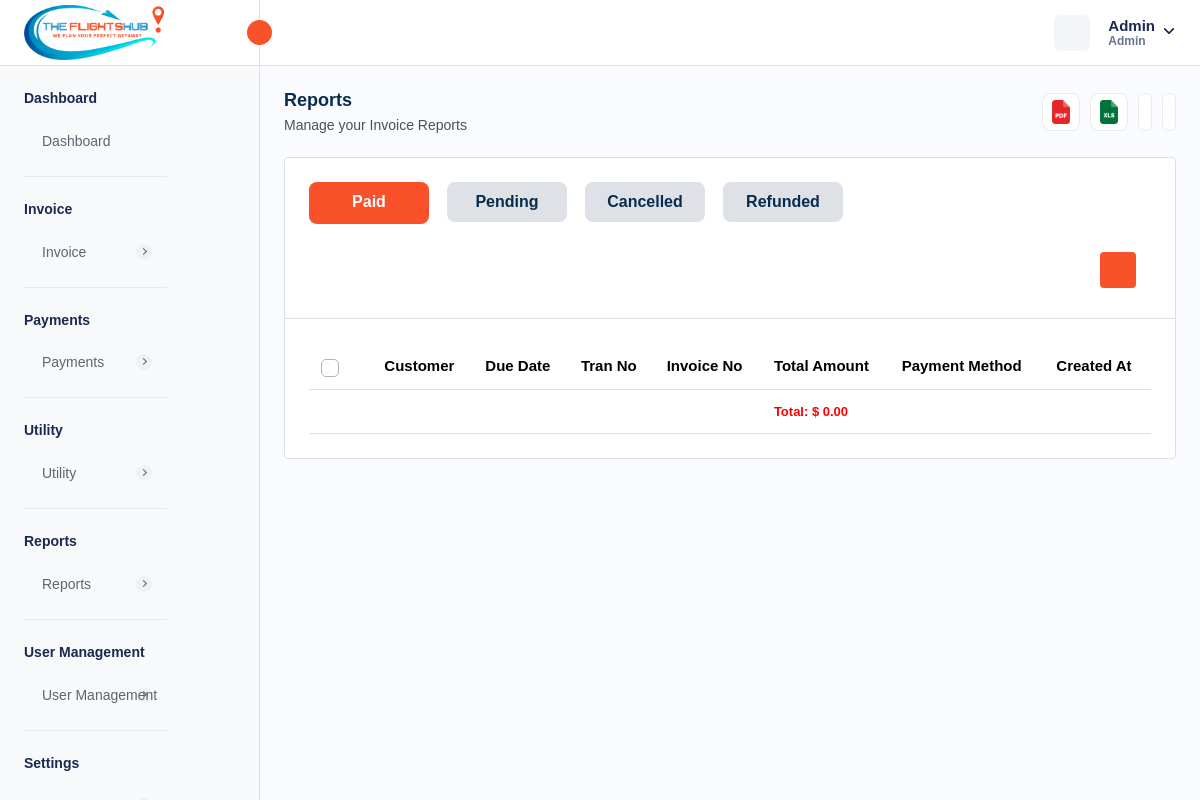
/reports.php (signed in), run on the app's committed database.
### tables this page shows
CREATE TABLE `company_settings` (
  `company_id` int NOT NULL AUTO_INCREMENT,
  `company_name` varchar(255) DEFAULT NULL,
  `company_email` varchar(255) DEFAULT NULL,
  `company_phone` varchar(20) DEFAULT NULL,
  `company_website` varchar(255) DEFAULT NULL,
  `company_logo` varchar(255) DEFAULT NULL,
  `favicon` varchar(255) DEFAULT NULL,
  `address` text,
  `country` varchar(100) DEFAULT NULL,
  `state` varchar(100) DEFAULT NULL,
  `city` varchar(100) DEFAULT NULL,
  `postal_code` varchar(20) DEFAULT NULL,
  `gst_number` varchar(255) DEFAULT NULL,
  `bz_number` varchar(255) DEFAULT NULL,
  `created_at` timestamp NULL DEFAULT CURRENT_TIMESTAMP,
  `updated_at` timestamp NULL DEFAULT CURRENT_TIMESTAMP ON UPDATE CURRENT_TIMESTAMP,
  PRIMARY KEY (`company_id`)
);

CREATE TABLE `localization_settings` (
  `id` int NOT NULL AUTO_INCREMENT,
  `language` varchar(50) DEFAULT 'English',
  `timezone` varchar(100) DEFAULT 'UTC',
  `date_format` varchar(20) DEFAULT 'd M Y',
  `time_format` varchar(10) DEFAULT '12',
  `currency_id` int DEFAULT NULL,
  `created_at` datetime DEFAULT CURRENT_TIMESTAMP,
  `updated_at` datetime DEFAULT CURRENT_TIMESTAMP ON UPDATE CURRENT_TIMESTAMP,
  PRIMARY KEY (`id`)
);

CREATE TABLE `currency` (
  `currency_id` int NOT NULL AUTO_INCREMENT,
  `currency_name` varchar(255) DEFAULT NULL,
  `currency_code` varchar(45) DEFAULT NULL,
  `currency_symbol` varchar(45) DEFAULT NULL,
  `currency_rate` decimal(10,2) DEFAULT NULL,
  `created_at` timestamp NULL DEFAULT CURRENT_TIMESTAMP,
  `updated_at` timestamp NULL DEFAULT NULL,
  `is_active` int DEFAULT '1',
  PRIMARY KEY (`currency_id`)
);

### reports.php (the view, shortened to what this page needs)
<?php
require "./database/config.php";
try {
    $stmtFetchCompanySettings = $db->prepare("SELECT * FROM company_settings");
    $stmtFetchCompanySettings->execute();
    $companySettings = $stmtFetchCompanySettings->get_result()->fetch_array(MYSQLI_ASSOC);
    $stmtFetchLocalizationSettings = $db->prepare("SELECT * FROM localization_settings INNER JOIN currency ON localization_settings.currency_id = currency.currency_id;");
    $stmtFetchLocalizationSettings->execute();
    $localizationSettings = $stmtFetchLocalizationSettings->get_result()->fetch_array(MYSQLI_ASSOC);
} catch (Exception $e) {
    $_SESSION['error'] = $e->getMessage();
}
?>
<!DOCTYPE html>
<html lang="en">
<head>
    <link rel="stylesheet" href="assets/css/bootstrap.min.css">
    <link rel="stylesheet" href="assets/css/bootstrap-datetimepicker.min.css">
    <link rel="stylesheet" href="assets/plugins/daterangepicker/daterangepicker.css">
    <link rel="stylesheet" href="assets/css/animate.css">
    <link rel="stylesheet" href="assets/plugins/select2/css/select2.min.css">
    <link rel="stylesheet" href="assets/css/dataTables.bootstrap5.min.css">
    <link rel="stylesheet" href="assets/plugins/fontawesome/css/fontawesome.min.css">
    <link rel="stylesheet" href="assets/plugins/fontawesome/css/all.min.css">
    <link rel="stylesheet" href="assets/css/style.css">
    <link rel="stylesheet" href="https://cdn.jsdelivr.net/npm/notyf@3/notyf.min.css" />
</head>
<body>
    <div class="main-wrapper">
        <div class="header">
            <?php require_once("header.php"); ?>
        </div>
        <div class="sidebar" id="sidebar">
            <?php require_once("sidebar.php"); ?>
        </div>
        <div class="page-wrapper">
            <div class="content">
                <div class="page-header justify-content-between">
                    <div class="page-title">
                        <h4>Reports</h4>
                        <h6>Manage your Invoice Reports</h6>
                    </div>
                    <ul class="table-top-head">
                        <li>
                            <a data-bs-toggle="tooltip" onclick="exportToPDF()" data-bs-placement="top" title="Pdf"><img
                                    src="assets/img/icons/pdf.svg" alt="img" /></a>
                        </li>
                        <li>
                            <a data-bs-toggle="tooltip" onclick="exportToExcel()" data-bs-placement="top"
                                title="Excel"><img src="assets/img/icons/excel.svg" alt="img" /></a>
                        </li>
                        <li>
                            <a href="reports.php" data-bs-toggle="tooltip" data-bs-placement="top" title="Refresh"></a>
                        </li>
                        <li>
                            <a data-bs-toggle="tooltip" data-bs-placement="top" title="Collapse" id="collapse-header"></a>
                        </li>
                    </ul>
                </div>
                <div class="card table-list-card">
                    <div class="card-body">
                        <div class="tabs-set">
                            <ul class="nav nav-tabs" id="myTab" role="tablist">
                                <li class="nav-item" role="presentation">
                                    <button class="nav-link active" id="paid-tab" data-bs-toggle="tab"
                                        data-bs-target="#paid-report" type="button" role="tab"
                                        aria-controls="paid-report" aria-selected="true">Paid</button>
                                </li>
                                <li class="nav-item" role="presentation">
                                    <button class="nav-link" id="pending-tab" data-bs-toggle="tab"
                                        data-bs-target="#pending-report" type="button" role="tab"
                                        aria-controls="pending-report" aria-selected="false">Pending</button>
                                </li>
                                <li class="nav-item" role="presentation">
                                    <button class="nav-link" id="cancelled-tab" data-bs-toggle="tab"
                                        data-bs-target="#cancelled-report" type="button" role="tab"
                                        aria-controls="cancelled-report" aria-selected="false">Cancelled</button>
                                </li>
                                <li class="nav-item" role="presentation">
                                    <button class="nav-link" id="refunded-tab" data-bs-toggle="tab"
                                        data-bs-target="#refunded-report" type="button" role="tab"
                                        aria-controls="refunded-report" aria-selected="false">Refunded</button>
                                </li>
                            </ul>
                            <div class="tab-content" id="myTabContent">
                                <div class="tab-pane fade show active" id="paid-report" role="tabpanel"
                                    aria-labelledby="paid-tab">
                                    <div class="table-top">
                                        <div class="search-set">
                                            <div class="search-input">
                                                <a href="" class="btn btn-searchset"></a>
                                            </div>
                                        </div>
                                        <div class="search-path">
                                            <div class="d-flex align-items-center">
                                                <a class="btn btn-filter" id="filter_search">
                                                </a>
                                            </div>
                                        </div>
                                    </div>
                                    <div class="table-responsive">
                                        <table class="table datanew">
                                            <thead>
                                                <tr>
                                                    <th>
                                                        <label class="checkboxs">
                                                            <span class="checkmarks"></span>
                                                        </label>
                                                    </th>
                                                    <th>Customer</th>
                                                    <th>Due Date</th>
                                                    <th>Tran No</th>
                                                    <th>Invoice No</th>
                                                    <th>Total Amount</th>
                                                    <th>Payment Method</th>
                                                    <th>Created At</th>
                                                </tr>
                                            </thead>
                                                <?php
                                                $totalAmountSum = 0;
                                                    ?>
                                            <tfoot>
                                                <tr>
                                                    <td colspan="5"></td>
                                                    <td>
                                                        <strong>
                                                            <span class="text-danger">Total:
                                                                <?php
                                                                echo (isset($localizationSettings["currency_symbol"]) ? $localizationSettings["currency_symbol"] : "$") . " " . number_format($totalAmountSum, 2);
                                                                ?>
                                                            </span>
                                                        </strong>
                                                    </td>
                                                    <td colspan="2"></td>
                                                </tr>
                                            </tfoot>
                                        </table>
                                    </div>
                                </div>
                            </div>
                        </div>
                    </div>
                </div>
            </div>
        </div>
    </div>
</body>
</html>

### header.php (shortened to what this page needs)
<div class="header">
    <div class="header-left active">
        <a href="admin-dashboard.php" class="logo logo-normal">
            <img src="<?= isset($companySettings['company_logo']) ? $companySettings['company_logo'] : "assets/img/logo/vis-logo.png" ?>" alt="" />
        </a>
        <a id="toggle_btn" href="javascript:void(0);">
            <i data-feather="chevrons-left" class="feather-16"></i>
        </a>
    </div>
    <ul class="nav user-menu">
        <li class="nav-item nav-item-box">
            <a href="javascript:void(0);" id="btnFullscreen">
            </a>
        </li>
        <li class="nav-item dropdown has-arrow main-drop">
            <a href="javascript:void(0);" class="dropdown-toggle nav-link userset" data-bs-toggle="dropdown">
                <span class="user-info">
                    <span class="user-detail">
                        <span
                            class="user-name"><?php echo isset($_SESSION['admin_name']) ? $_SESSION['admin_name'] : "Vibrantick" ?></span>
                        <span class="user-role"><?php echo isset($_SESSION['admin_role']) ? $_SESSION['admin_role'] : "Admin"  ?></span>
                    </span>
                </span>
            </a>
        </li>
    </ul>
</div>

### data on the page
company_settings: company_logo (picture)
localization_settings: currency.currency_symbol "$"

### other printed values
$_SESSION['admin_name'] "Admin"
$_SESSION['admin_role'] "Admin"
$totalAmountSum "0.00"
